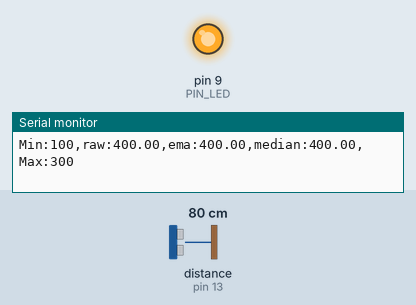
Simulated run of this sketch. Board: Arduino Uno, built with avr-gcc and run on an emulated ATmega328P. Shown: output pins drawn as LEDs (lit = HIGH), the last lines printed to the serial monitor. Wiring (inferred from the names in the program): ultrasonic range finder: trigger pin 12; echo pin 13. The test bench sets the inputs (shaded band); at power-on: distance to the obstacle (sensor on pin 13) 80 cm. The echo pulse lasts 58.3 µs per cm; pins used as bus, display or sensor lines are not drawn.

Above: at 1.2 s.
1.3 s: distance to the obstacle (sensor on pin 13) set to 18 cm
At 2.2 s:
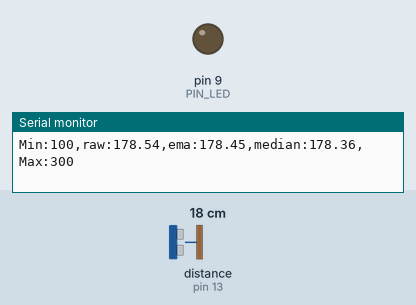
2.8 s: distance to the obstacle (sensor on pin 13) set to 2 cm
At 3.3 s:
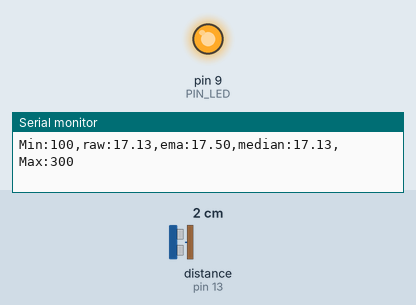
Timing chart, 0 to 5.8 s (numbered marks = the images above; inputs shaded):
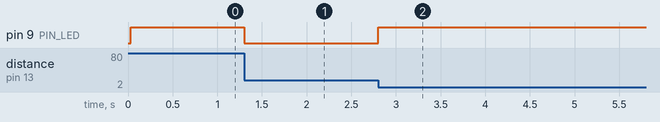

Measured:
- after the input at 1.3 s, pin 9 (PIN_LED): HIGH → LOW at once
- after the input at 2.8 s, pin 9 (PIN_LED): LOW → HIGH at once

The sketch:

09_19.ino
```cpp
// Arduino pin assignment
#define PIN_LED  9
#define PIN_TRIG 12
#define PIN_ECHO 13

// configurable parameters
#define SND_VEL 346.0     // sound velocity at 24 celsius degree (unit: m/sec)
#define INTERVAL 25       // sampling interval (unit: msec)
#define PULSE_DURATION 10 // ultra-sound Pulse Duration (unit: usec)
#define _DIST_MIN 100     // minimum distance to be measured (unit: mm)
#define _DIST_MAX 300     // maximum distance to be measured (unit: mm)

#define TIMEOUT ((INTERVAL / 2) * 1000.0) // maximum echo waiting time (unit: usec)
#define SCALE (0.001 * 0.5 * SND_VEL)     // coefficent to convert duration to distance

#define _EMA_ALPHA 0.5    // EMA weight of new sample (range: 0 to 1)
                          // Setting EMA to 1 effectively disables EMA filter.

#define MEDIAN_N 10

// global variables
unsigned long last_sampling_time;   // unit: msec
float dist_prev = _DIST_MAX;        // Distance last-measured
float dist_ema;                     // EMA distance
float dist_median;                  // median distance
float samples[MEDIAN_N];            // last N samples
int sample_count = 0;               // number of stored samples
int sample_head = 0;                // next write position

void setup() {
  // initialize GPIO pins
  pinMode(PIN_LED,OUTPUT);
  pinMode(PIN_TRIG,OUTPUT);
  pinMode(PIN_ECHO,INPUT);
  digitalWrite(PIN_TRIG, LOW);

  // initialize serial port
  Serial.begin(57600);
}

void loop() {
  float dist_raw, dist_filtered;

  // wait until next sampling time.
  // millis() returns the number of milliseconds since the program started.
  // will overflow after 50 days.
  if (millis() < last_sampling_time + INTERVAL)
    return;

  // get a distance reading from the USS
  dist_raw = USS_measure(PIN_TRIG,PIN_ECHO);

  // Modify the below if-else statement to implement the range filter
  if ((dist_raw == 0.0) || (dist_raw > _DIST_MAX)) {
      dist_filtered = dist_raw;
  } else if (dist_raw < _DIST_MIN) {
      dist_filtered = dist_raw;
  } else {    // In desired Range
      dist_filtered = dist_raw;
      dist_prev = dist_raw;
  }

  // Modify the below line to implement the EMA equation
  dist_ema = _EMA_ALPHA * dist_filtered + (1.0 - _EMA_ALPHA) * dist_ema;

  // median filter (uses raw value, not the previous valid value)
  addSample(dist_raw);
  dist_median = getMedian();

  // output the distance to the serial port
  Serial.print("Min:");   Serial.print(_DIST_MIN);
  Serial.print(",raw:"); Serial.print(min(dist_raw, _DIST_MAX + 100));
  Serial.print(",ema:");  Serial.print(min(dist_ema, _DIST_MAX + 100));
  Serial.print(",median:");  Serial.print(min(dist_median, _DIST_MAX + 100));
  Serial.print(",Max:");  Serial.print(_DIST_MAX);
  Serial.println("");

  // do something here
  if ((dist_raw < _DIST_MIN) || (dist_raw > _DIST_MAX))
    digitalWrite(PIN_LED, 1);       // LED OFF
  else
    digitalWrite(PIN_LED, 0);       // LED ON

  // update last sampling time
  last_sampling_time += INTERVAL;
}

// store a new sample (oldest one is overwritten when the buffer is full)
void addSample(float value)
{
  samples[sample_head] = value;
  sample_head = (sample_head + 1) % MEDIAN_N;
  if (sample_count < MEDIAN_N)
    sample_count++;
}

// return the median of the stored samples
float getMedian()
{
  float tmp[MEDIAN_N];
  for (int i = 0; i < sample_count; i++)
    tmp[i] = samples[i];

  // sort (insertion sort)
  for (int i = 1; i < sample_count; i++) {
    float key = tmp[i];
    int j = i - 1;
    while (j >= 0 && tmp[j] > key) {
      tmp[j + 1] = tmp[j];
      j--;
    }
    tmp[j + 1] = key;
  }

  if (sample_count % 2 == 1)
    return tmp[sample_count / 2];
  else
    return (tmp[sample_count / 2 - 1] + tmp[sample_count / 2]) / 2.0;
}

// get a distance reading from USS. return value is in millimeter.
float USS_measure(int TRIG, int ECHO)
{
  digitalWrite(TRIG, HIGH);
  delayMicroseconds(PULSE_DURATION);
  digitalWrite(TRIG, LOW);

  return pulseIn(ECHO, HIGH, TIMEOUT) * SCALE; // unit: mm

  // Pulse duration to distance conversion example (target distance = 17.3m)
  // - pulseIn(ECHO, HIGH, timeout) returns microseconds (음파의 왕복 시간)
  // - 편도 거리 = (pulseIn() / 1,000,000) * SND_VEL / 2 (미터 단위)
  //   mm 단위로 하려면 * 1,000이 필요 ==>  SCALE = 0.001 * 0.5 * SND_VEL
  //
  // - 예, pusseIn()이 100,000 이면 (= 0.1초, 왕복 거리 34.6m)
  //        = 100,000 micro*sec * 0.001 milli/micro * 0.5 * 346 meter/sec
  //        = 100,000 * 0.001 * 0.5 * 346
  //        = 17,300 mm  ==> 17.3m
}
```
